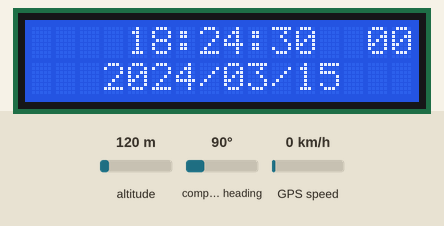
The sketch below on a simulated Arduino Uno, built with avr-gcc and run on an emulated ATmega328P. On the bench: 16×2 character LCD. The test bench sets the inputs (shaded band); at power-on: altitude 120 m, compass heading 90°, GPS speed 0 km/h. The GPS gets a fix after 3 s at 37.7749, -122.4194 with 8 satellites.

Above: at 0.1 s.
At 4.2 s:
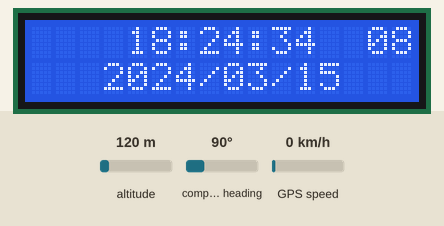
At 9.2 s:
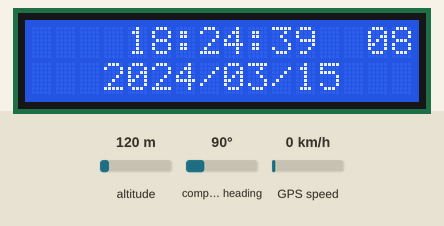
At 19.2 s:
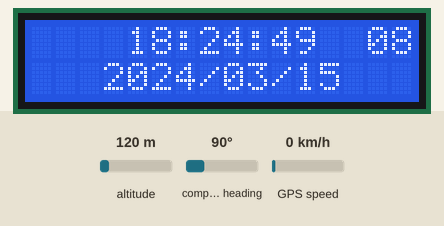
At 28.2 s:
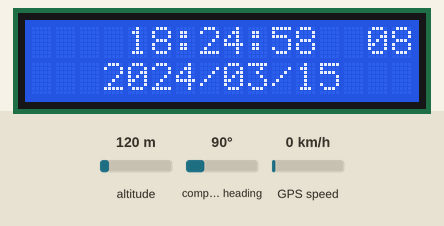
At 38.2 s:
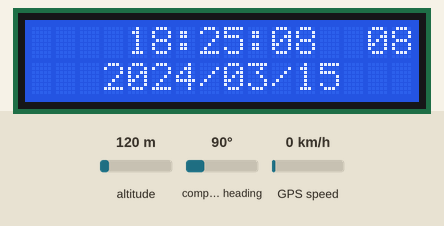

Measured:
- what the display in image 1 shows lasts 1.0 s, from 4.1 s to 5.1 s

The sketch:

gps_test1.ino
```cpp
#include <TinyGPS++.h>           // Include TinyGPS++ library
#include <LiquidCrystal.h>
#include <SoftwareSerial.h>


const int rs = 6, en = 5, d4 = 10, d5 = 11, d6 = 12, d7 = 13;
LiquidCrystal lcd(rs, en, d4, d5, d6, d7);
TinyGPSPlus gps;
SoftwareSerial SoftSerial(4, 3);    // Configure SoftSerial library


byte last_second;

int gpsYear;
int gpsYear1;
int gpsMonth;
int gpsDay;
int gpsHour;
int TimeZone = 8;                             // Timezone
String TimeStr;
String DateStr;
String SatStr;
int DaysAMonth[] = {                      //number of days a month
  31, 28, 31, 30, 31, 30, 31, 31, 30, 31, 30, 31
};


void setup(void) {

  SoftSerial.begin(9600);
  // Serial.begin(9600);

  // set up the LCD's number of columns and rows
  lcd.begin(16, 2);

}

void loop() {

  while (SoftSerial.available() > 0) {

    if (gps.encode(SoftSerial.read())) {

      if (last_second != gps.time.second()) {
        last_second = gps.time.second();

        TimeStr = "";
        DateStr = "";
        SatStr = "";

        gpsYear = gps.date.year();
        gpsMonth = gps.date.month();
        gpsDay = gps.date.day();
        gpsHour = gps.time.hour();


        // leap year check  -------------------------------------------------------
        if (gps.date.year() % 4 == 0) DaysAMonth[1] = 29;
        else DaysAMonth[1] = 28;

        // time zone adjustment  --------------------------------------------------
        gpsHour += TimeZone;

        // daylight savings time adjustments  -------------------------------------

        if (gpsHour < 0)
        {
          gpsHour += 24;
          gpsDay -= 1;
          if (gpsDay < 1)
          {
            if (gpsMonth == 1)
            {
              gpsMonth = 12;
              gpsYear -= 1;
            }
            else
            {
              gpsMonth -= 1;
            }
            gpsDay = DaysAMonth[gpsMonth - 1];
          }
        }
        if (gpsHour >= 24)
        {
          gpsHour -= 24;
          gpsDay += 1;
          if (gpsDay > DaysAMonth[gpsMonth - 1])
          {
            gpsDay = 1;
            gpsMonth += 1;
            if (gpsMonth > 12) gpsYear += 1;
          }
        }


        gpsYear1 = gpsYear / 100 ;
        DateStr += gpsYear1;
        gpsYear = gpsYear % 100;
        if (gpsYear < 10) DateStr += "0";
        DateStr += gpsYear;
        DateStr += "/";
        if (gpsMonth < 10) DateStr += "0";
        DateStr += gpsMonth;
        DateStr += "/";
        if (gpsDay < 10) DateStr += "0";
        DateStr += gpsDay;


        if (gpsHour < 10) TimeStr = "0";
        TimeStr += gpsHour;
        TimeStr += ":";
        if (gps.time.minute() < 10) TimeStr += "0";
        TimeStr += gps.time.minute();
        TimeStr += ":";
        if (gps.time.second() < 10) TimeStr += "0";
        TimeStr += gps.time.second();
        if (gps.satellites.value() < 10)
        {
          SatStr += "0";
          SatStr += gps.satellites.value();
        }
        else SatStr += gps.satellites.value();


        lcd.setCursor(4, 0);
        lcd.print(TimeStr);
        //Serial.println(TimeStr);

        lcd.setCursor(14, 0);
        lcd.print(SatStr);
        lcd.setCursor(3, 1);
        lcd.print(DateStr);
        //Serial.println(DateStr);
      }


    }

  }
}
```
